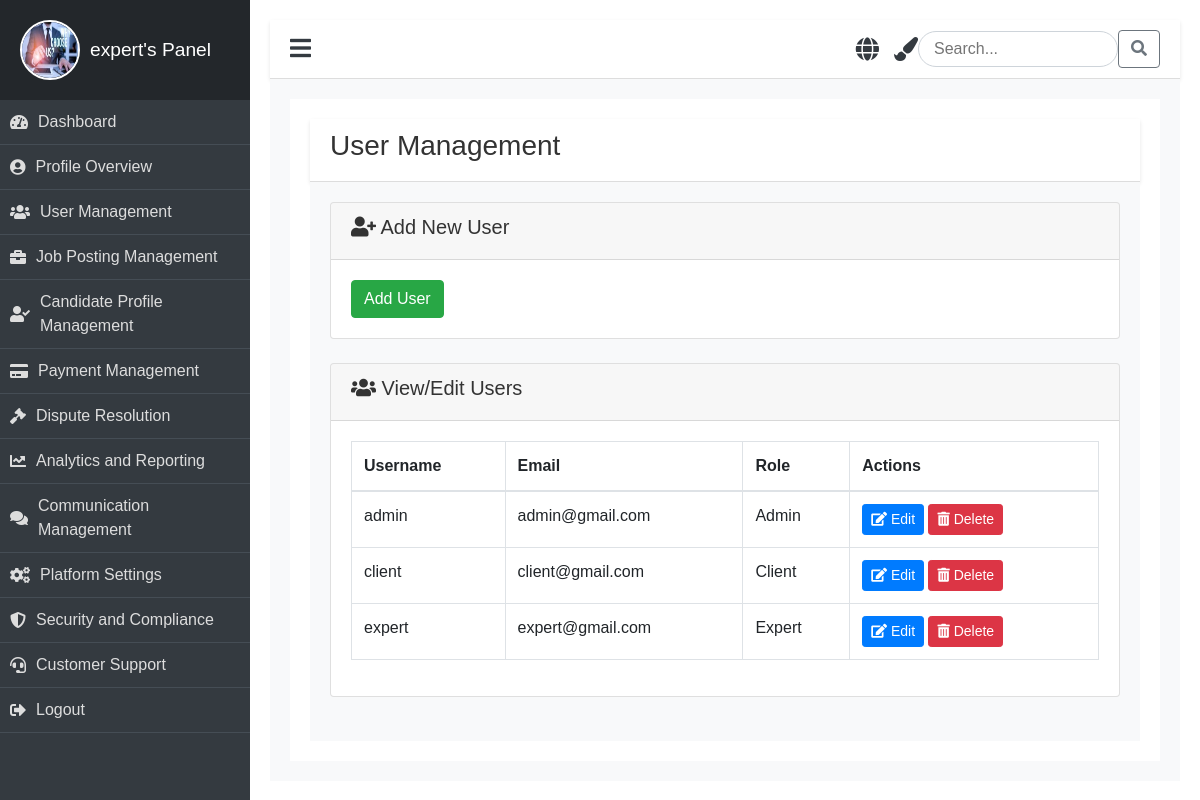
The app's page /user-management/ (signed in), older data.
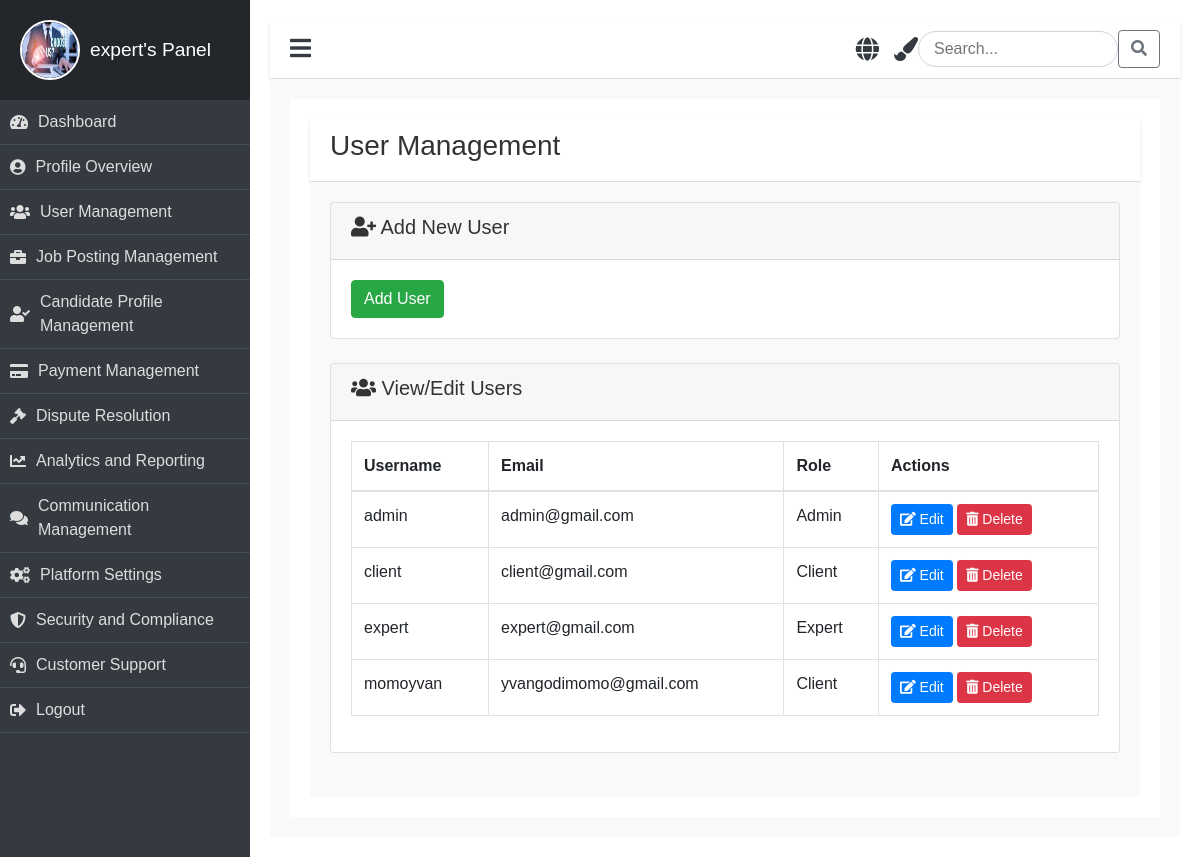
The same page, newer data.
### job/models.py (models this page shows)
class CustomUser(AbstractUser):
    ROLE_CHOICES = (
        ('admin', 'Admin'),
        ('expert', 'Expert'),
        ('client', 'Client'),
    )
    role = models.CharField(max_length=30, choices=ROLE_CHOICES, default='client')
    profile_picture = models.ImageField(upload_to='profile_pictures/', blank=True, null=True)
    phone = models.CharField(max_length=15, default='0000000000')  # Provide a default value
    address = models.TextField(null=True, blank=True)  # Temporarily allow null

### job/views.py (the view)
# urls.py: path('user-management/', views.user_management, name='user_management'),
@login_required
def user_management(request):
    users = CustomUser.objects.all()
    return render(request, 'panel/admin/manage_user/user_management.html', {'users': users})

### job/templates/panel/admin/manage_user/user_management.html (shortened to what this page needs)
{% extends "panel/base/base_admin.html" %}
{% load static %}
{% block content %}
<div class="dashboard-app">
    <header class="dashboard-toolbar">
        <h3>User Management</h3>
    </header>
    <div class="dashboard-content">
        <div class="card mb-4">
            <div class="card-header">
                <h5><i class="fas fa-user-plus"></i> Add New User</h5>
            </div>
            <div class="card-body">
                <form method="post" action="{% url 'add_user' %}">
                    <button type="submit" class="btn btn-success">Add User</button>
                </form>
            </div>
        </div>
        <div class="card mb-4">
            <div class="card-header">
                <h5><i class="fas fa-users"></i> View/Edit Users</h5>
            </div>
            <div class="card-body">
                <table class="table table-bordered">
                    <thead>
                        <tr>
                            <th>Username</th>
                            <th>Email</th>
                            <th>Role</th>
                            <th>Actions</th>
                        </tr>
                    </thead>
                    <tbody>
                        {% for user in users %}
                        <tr>
                            <td>{{ user.username }}</td>
                            <td>{{ user.email }}</td>
                            <td>{{ user.get_role_display }}</td>
                            <td>
                                <a href="{% url 'edit_user' user.id %}" class="btn btn-primary btn-sm"><i class="fas fa-edit"></i> Edit</a>
                                <a href="{% url 'delete_user' user.id %}" class="btn btn-danger btn-sm" onclick="return confirm('Are you sure you want to delete this user?');"><i class="fas fa-trash-alt"></i> Delete</a>
                            </td>
                        </tr>
                        {% endfor %}
                    </tbody>
                </table>
            </div>
        </div>
    </div>
</div>
{% endblock %}

### job/templates/panel/base/base_admin.html (shortened to what this page needs)
{% load static %}
<!DOCTYPE html>
<html lang="en">
<head>
    <link rel="stylesheet" href="https://stackpath.bootstrapcdn.com/bootstrap/4.5.2/css/bootstrap.min.css">
    <link rel="stylesheet" href="https://cdnjs.cloudflare.com/ajax/libs/font-awesome/5.15.3/css/all.min.css">
    <link rel="stylesheet" href="{% static 'css/clients.css' %}">
</head>
<body>
    <div class="dashboard">
        <div class="dashboard-nav">
            <header>
                <a href="{% url 'admin_panel' %}" class="brand-logo animate__animated animate__fadeInLeft">
                    {% if user.profile_picture %}
                        <img src="{{ user.profile_picture.url }}" alt="{{ user.username }}'s profile picture" class="profile-pic" />
                    {% else %}
                        <img src="{% static 'image/why.jpeg' %}" alt="Default Avatar" class="profile-pic" />
                    {% endif %}
                    <span>{{ user.username }}'s Panel</span>
                </a>
            </header>
            <nav class="dashboard-nav-list">
                <a href="{% url 'admin_panel' %}" class="dashboard-nav-item"><i class="fas fa-tachometer-alt"></i> Dashboard</a>
                <a href="{% url 'profile_admin' %}" class="dashboard-nav-item"><i class="fas fa-user-circle"></i> Profile Overview</a>
                <a href="{% url 'user_management' %}" class="dashboard-nav-item"><i class="fas fa-users"></i> User Management</a>
                <a href="{% url 'job_posting_management' %}" class="dashboard-nav-item"><i class="fas fa-briefcase"></i> Job Posting Management</a>
                <a href="{% url 'portfolio_management' %}" class="dashboard-nav-item"><i class="fas fa-user-check"></i> Candidate Profile Management</a>
                <a href="#" class="dashboard-nav-item"><i class="fas fa-credit-card"></i> Payment Management</a>
                <a href="#" class="dashboard-nav-item"><i class="fas fa-gavel"></i> Dispute Resolution</a>
                <a href="#" class="dashboard-nav-item"><i class="fas fa-chart-line"></i> Analytics and Reporting</a>
                <a href="{% url 'post_communication' %}" class="dashboard-nav-item"><i class="fas fa-comments"></i> Communication Management</a>
                <a href="{% url 'security' %}" class="dashboard-nav-item"><i class="fas fa-cogs"></i> Platform Settings</a>
                <a href="#" class="dashboard-nav-item"><i class="fas fa-shield-alt"></i> Security and Compliance</a>
                <a href="{% url 'manage_contact' %}" class="dashboard-nav-item"><i class="fas fa-headset"></i> Customer Support</a>
                <a href="{% url 'logout' %}" class="dashboard-nav-item"><i class="fas fa-sign-out-alt"></i> Logout</a>
            </nav>
        </div>
        <main class="dashboard-app">
            <header class="dashboard-toolbar">
                <a href="#!" class="menu-toggle"><i class="fas fa-bars"></i></a>
                <div class="header-icons">
                    <i class="fas fa-globe icon" title="Change Language" onclick="toggleLanguage()"></i>
                    <i class="fas fa-paint-brush icon" title="Change Theme" onclick="toggleTheme()"></i>
                    <div class="search-bar">
                        <input type="text" placeholder="Search..." aria-label="Search" />
                        <button class="btn btn-outline-secondary" type="button"><i class="fas fa-search"></i></button>
                    </div>
                </div>
            </header>
            <div class="dashboard-content">
                {% block content %}{% endblock %}
            </div>
        </main>
    </div>
</body>
</html>

Row changes from the older to the newer data that the page shows:
added CustomUser: username "momoyvan", email "yvangodimomo@gmail.com", role "Client"
